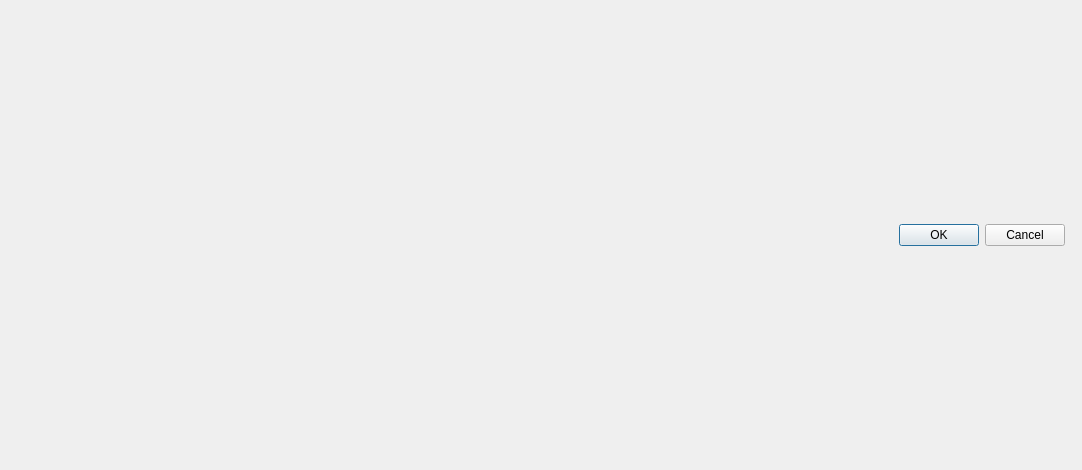
<?xml version="1.0" encoding="UTF-8"?>
<ui version="4.0">
 <class>BasketManagerDialog</class>
 <widget class="QDialog" name="BasketManagerDialog">
  <property name="geometry">
   <rect>
    <x>0</x>
    <y>0</y>
    <width>1082</width>
    <height>470</height>
   </rect>
  </property>
  <property name="windowTitle">
   <string>Manage Baskets</string>
  </property>
  <layout class="QGridLayout" name="gridLayout">
   <item row="2" column="0">
    <widget class="QDialogButtonBox" name="buttonBox">
     <property name="standardButtons">
      <set>QDialogButtonBox::Cancel|QDialogButtonBox::Ok</set>
     </property>
    </widget>
   </item>
   <item row="0" column="0" colspan="2">
    <layout class="QVBoxLayout" name="baskets_layout"/>
   </item>
  </layout>
 </widget>
 <resources/>
 <connections/>
</ui>
